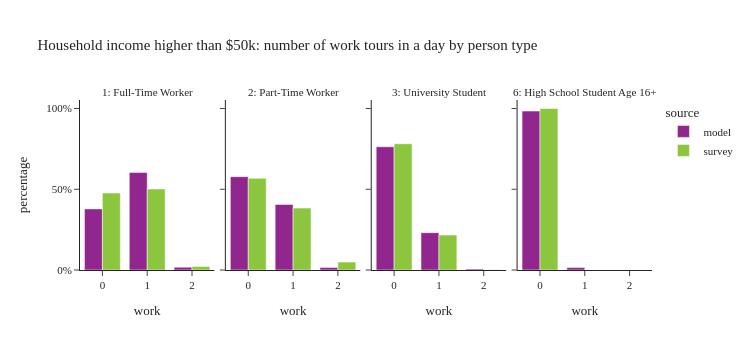

Write notebook code for a chart like this one.
### Code cell
plot_work_tour_ptype(per_data[(per_data['ptype'].isin(worker_ptype)) & (per_data['income'] > 50000)],"Household income higher than $50k: number of work tours in a day by person type")

### Figure 1 — Plotly figure (JSON) as saved in the notebook; plotly's stock layout.template omitted (floating-point values rounded to 4 significant figures)
{"data": [{"alignmentgroup": "True", "customdata": [[645514], [1030205], [30280]], "hovertemplate": "source=model<br>ptype_label=1: Full-Time Worker<br>work=%{x}<br>percentage=%{y}<br>sample_size=%{customdata[0]}<extra></extra>", "legendgroup": "model", "marker": {"color": "#91268F", "pattern": {"shape": ""}}, "name": "model", "offsetgroup": "model", "orientation": "v", "showlegend": true, "textposition": "auto", "type": "bar", "x": [0.0, 1.0, 2.0], "xaxis": "x", "y": [0.3784, 0.6039, 0.01775], "yaxis": "y"}, {"alignmentgroup": "True", "customdata": [[167303], [117453], [4636]], "hovertemplate": "source=model<br>ptype_label=2: Part-Time Worker<br>work=%{x}<br>percentage=%{y}<br>sample_size=%{customdata[0]}<extra></extra>", "legendgroup": "model", "marker": {"color": "#91268F", "pattern": {"shape": ""}}, "name": "model", "offsetgroup": "model", "orientation": "v", "showlegend": false, "textposition": "auto", "type": "bar", "x": [0.0, 1.0, 2.0], "xaxis": "x2", "y": [0.5781, 0.4059, 0.01602], "yaxis": "y2"}, {"alignmentgroup": "True", "customdata": [[90944], [27551], [699]], "hovertemplate": "source=model<br>ptype_label=3: University Student<br>work=%{x}<br>percentage=%{y}<br>sample_size=%{customdata[0]}<extra></extra>", "legendgroup": "model", "marker": {"color": "#91268F", "pattern": {"shape": ""}}, "name": "model", "offsetgroup": "model", "orientation": "v", "showlegend": false, "textposition": "auto", "type": "bar", "x": [0.0, 1.0, 2.0], "xaxis": "x3", "y": [0.763, 0.2311, 0.005864], "yaxis": "y3"}, {"alignmentgroup": "True", "customdata": [[108684], [1739]], "hovertemplate": "source=model<br>ptype_label=6: High School Student Age 16+<br>work=%{x}<br>percentage=%{y}<br>sample_size=%{customdata[0]}<extra></extra>", "legendgroup": "model", "marker": {"color": "#91268F", "pattern": {"shape": ""}}, "name": "model", "offsetgroup": "model", "orientation": "v", "showlegend": false, "textposition": "auto", "type": "bar", "x": [0.0, 1.0], "xaxis": "x4", "y": [0.9843, 0.01575], "yaxis": "y4"}, {"alignmentgroup": "True", "customdata": [[1592], [1186], [25]], "hovertemplate": "source=survey<br>ptype_label=1: Full-Time Worker<br>work=%{x}<br>percentage=%{y}<br>sample_size=%{customdata[0]}<extra></extra>", "legendgroup": "survey", "marker": {"color": "#8CC63E", "pattern": {"shape": ""}}, "name": "survey", "offsetgroup": "survey", "orientation": "v", "showlegend": true, "textposition": "auto", "type": "bar", "x": [0.0, 1.0, 2.0], "xaxis": "x", "y": [0.4767, 0.5016, 0.02162], "yaxis": "y"}, {"alignmentgroup": "True", "customdata": [[175], [104], [6]], "hovertemplate": "source=survey<br>ptype_label=2: Part-Time Worker<br>work=%{x}<br>percentage=%{y}<br>sample_size=%{customdata[0]}<extra></extra>", "legendgroup": "survey", "marker": {"color": "#8CC63E", "pattern": {"shape": ""}}, "name": "survey", "offsetgroup": "survey", "orientation": "v", "showlegend": false, "textposition": "auto", "type": "bar", "x": [0.0, 1.0, 2.0], "xaxis": "x2", "y": [0.5678, 0.3834, 0.04888], "yaxis": "y2"}, {"alignmentgroup": "True", "customdata": [[135], [31], [1]], "hovertemplate": "source=survey<br>ptype_label=3: University Student<br>work=%{x}<br>percentage=%{y}<br>sample_size=%{customdata[0]}<extra></extra>", "legendgroup": "survey", "marker": {"color": "#8CC63E", "pattern": {"shape": ""}}, "name": "survey", "offsetgroup": "survey", "orientation": "v", "showlegend": false, "textposition": "auto", "type": "bar", "x": [0.0, 1.0, 2.0], "xaxis": "x3", "y": [0.7818, 0.2161, 0.002077], "yaxis": "y3"}, {"alignmentgroup": "True", "customdata": [[65]], "hovertemplate": "source=survey<br>ptype_label=6: High School Student Age 16+<br>work=%{x}<br>percentage=%{y}<br>sample_size=%{customdata[0]}<extra></extra>", "legendgroup": "survey", "marker": {"color": "#8CC63E", "pattern": {"shape": ""}}, "name": "survey", "offsetgroup": "survey", "orientation": "v", "showlegend": false, "textposition": "auto", "type": "bar", "x": [0.0], "xaxis": "x4", "y": [1.0], "yaxis": "y4"}], "layout": {"annotations": [{"font": {}, "showarrow": false, "text": "1: Full-Time Worker", "x": 0.1175, "xanchor": "center", "xref": "paper", "y": 1.0, "yanchor": "bottom", "yref": "paper"}, {"font": {}, "showarrow": false, "text": "2: Part-Time Worker", "x": 0.3725, "xanchor": "center", "xref": "paper", "y": 1.0, "yanchor": "bottom", "yref": "paper"}, {"font": {}, "showarrow": false, "text": "3: University Student", "x": 0.6275, "xanchor": "center", "xref": "paper", "y": 1.0, "yanchor": "bottom", "yref": "paper"}, {"font": {}, "showarrow": false, "text": "6: High School Student Age 16+", "x": 0.8825, "xanchor": "center", "xref": "paper", "y": 1.0, "yanchor": "bottom", "yref": "paper"}], "barmode": "group", "height": 350, "legend": {"title": {"text": "source"}, "tracegroupgap": 0}, "title": {"text": "Household income higher than $50k: number of work tours in a day by person type"}, "width": 750, "xaxis": {"anchor": "y", "domain": [0.0, 0.235], "title": {"text": "work"}}, "xaxis2": {"anchor": "y2", "domain": [0.255, 0.49], "matches": "x", "title": {"text": "work"}}, "xaxis3": {"anchor": "y3", "domain": [0.51, 0.745], "matches": "x", "title": {"text": "work"}}, "xaxis4": {"anchor": "y4", "domain": [0.765, 1.0], "matches": "x", "title": {"text": "work"}}, "yaxis": {"anchor": "x", "domain": [0.0, 1.0], "tickformat": ".0%", "title": {"text": "percentage"}}, "yaxis2": {"anchor": "x2", "domain": [0.0, 1.0], "matches": "y", "showticklabels": false, "tickformat": ".0%"}, "yaxis3": {"anchor": "x3", "domain": [0.0, 1.0], "matches": "y", "showticklabels": false, "tickformat": ".0%"}, "yaxis4": {"anchor": "x4", "domain": [0.0, 1.0], "matches": "y", "showticklabels": false, "tickformat": ".0%"}}}
